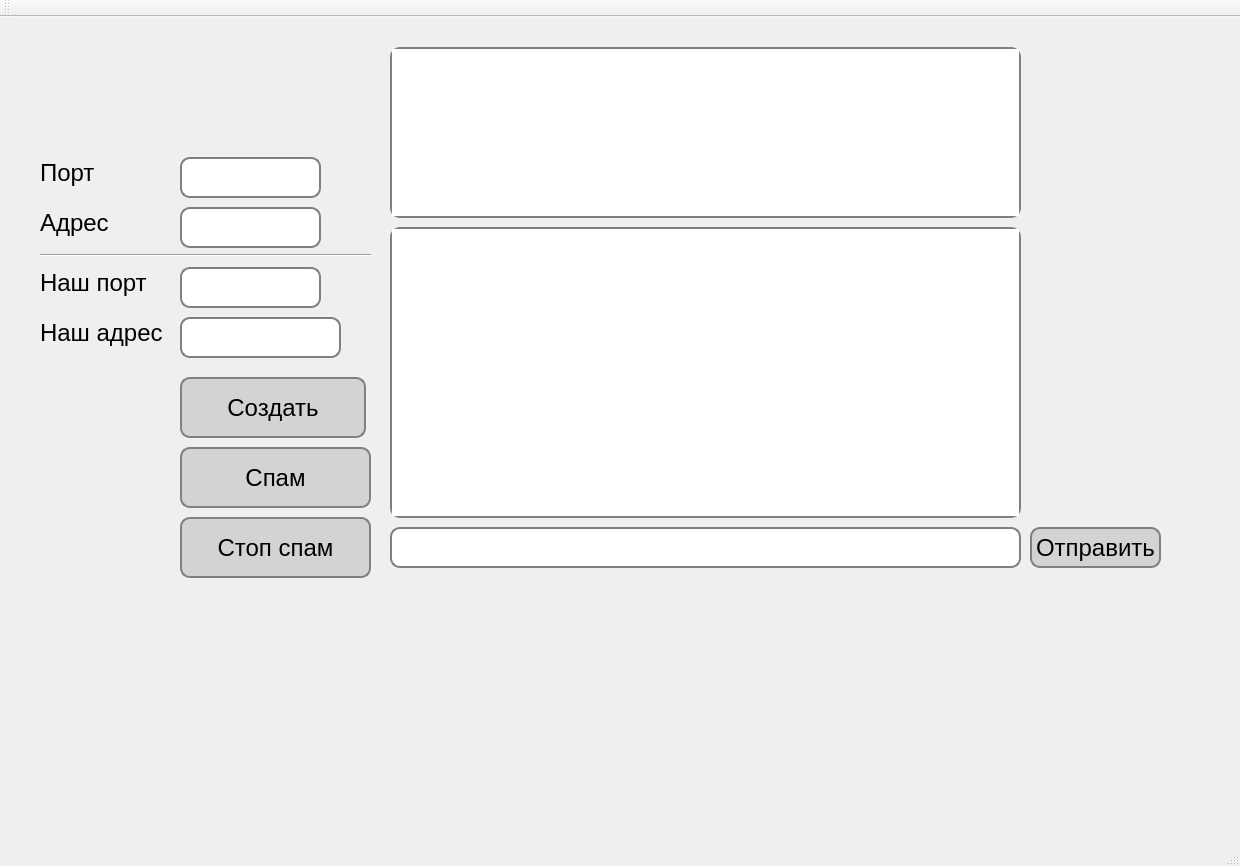
<?xml version="1.0" encoding="UTF-8"?>
<ui version="4.0">
 <class>MainWindow</class>
 <widget class="QMainWindow" name="MainWindow">
  <property name="geometry">
   <rect>
    <x>0</x>
    <y>0</y>
    <width>1240</width>
    <height>866</height>
   </rect>
  </property>
  <property name="font">
   <font>
    <pointsize>18</pointsize>
   </font>
  </property>
  <property name="windowTitle">
   <string>MainWindow</string>
  </property>
  <widget class="QWidget" name="centralWidget">
   <widget class="QTextEdit" name="textEdit_input">
    <property name="geometry">
     <rect>
      <x>390</x>
      <y>210</y>
      <width>631</width>
      <height>291</height>
     </rect>
    </property>
    <property name="styleSheet">
     <string notr="true">QTextEdit {
 border: 2px solid gray;
 border-radius: 10px;
}</string>
    </property>
    <property name="readOnly">
     <bool>true</bool>
    </property>
   </widget>
   <widget class="QTextEdit" name="textEdit_output">
    <property name="geometry">
     <rect>
      <x>390</x>
      <y>30</y>
      <width>631</width>
      <height>171</height>
     </rect>
    </property>
    <property name="styleSheet">
     <string notr="true">QTextEdit {
 border: 2px solid gray;
 border-radius: 10px;
}</string>
    </property>
    <property name="readOnly">
     <bool>true</bool>
    </property>
   </widget>
   <widget class="QLineEdit" name="lineEdit_mess">
    <property name="geometry">
     <rect>
      <x>390</x>
      <y>510</y>
      <width>631</width>
      <height>41</height>
     </rect>
    </property>
    <property name="styleSheet">
     <string notr="true">QLineEdit {
 border: 2px solid gray;
 border-radius: 10px;
}
</string>
    </property>
   </widget>
   <widget class="QLineEdit" name="lineEdit_port">
    <property name="geometry">
     <rect>
      <x>180</x>
      <y>140</y>
      <width>141</width>
      <height>41</height>
     </rect>
    </property>
    <property name="styleSheet">
     <string notr="true">QLineEdit {
 border: 2px solid gray;
 border-radius: 10px;
}</string>
    </property>
   </widget>
   <widget class="QLineEdit" name="lineEdit_adres">
    <property name="geometry">
     <rect>
      <x>180</x>
      <y>190</y>
      <width>141</width>
      <height>41</height>
     </rect>
    </property>
    <property name="styleSheet">
     <string notr="true">QLineEdit {
 border: 2px solid gray;
 border-radius: 10px;
}</string>
    </property>
   </widget>
   <widget class="QLineEdit" name="lineEdit_ourPort">
    <property name="geometry">
     <rect>
      <x>180</x>
      <y>250</y>
      <width>141</width>
      <height>41</height>
     </rect>
    </property>
    <property name="styleSheet">
     <string notr="true">QLineEdit {
 border: 2px solid gray;
 border-radius: 10px;
}</string>
    </property>
   </widget>
   <widget class="QLabel" name="label_port">
    <property name="geometry">
     <rect>
      <x>40</x>
      <y>140</y>
      <width>131</width>
      <height>31</height>
     </rect>
    </property>
    <property name="text">
     <string>Порт</string>
    </property>
   </widget>
   <widget class="QLabel" name="label_adres">
    <property name="geometry">
     <rect>
      <x>40</x>
      <y>190</y>
      <width>131</width>
      <height>31</height>
     </rect>
    </property>
    <property name="text">
     <string>Адрес</string>
    </property>
   </widget>
   <widget class="QLabel" name="label_ourPort">
    <property name="geometry">
     <rect>
      <x>40</x>
      <y>250</y>
      <width>131</width>
      <height>31</height>
     </rect>
    </property>
    <property name="text">
     <string>Наш порт</string>
    </property>
   </widget>
   <widget class="QPushButton" name="pushButton_create">
    <property name="geometry">
     <rect>
      <x>180</x>
      <y>360</y>
      <width>186</width>
      <height>61</height>
     </rect>
    </property>
    <property name="font">
     <font>
      <pointsize>18</pointsize>
      <weight>50</weight>
      <bold>false</bold>
     </font>
    </property>
    <property name="styleSheet">
     <string notr="true">QPushButton{
background-color:lightgray;
 border: 2px solid gray;
 border-radius: 10px;
}</string>
    </property>
    <property name="text">
     <string>Создать</string>
    </property>
   </widget>
   <widget class="QPushButton" name="pushButton_send_mess">
    <property name="geometry">
     <rect>
      <x>1030</x>
      <y>510</y>
      <width>131</width>
      <height>41</height>
     </rect>
    </property>
    <property name="styleSheet">
     <string notr="true">QPushButton{
background-color:lightgray;
 border: 2px solid gray;
 border-radius: 10px;
}</string>
    </property>
    <property name="text">
     <string>Отправить</string>
    </property>
   </widget>
   <widget class="Line" name="line">
    <property name="geometry">
     <rect>
      <x>40</x>
      <y>230</y>
      <width>331</width>
      <height>16</height>
     </rect>
    </property>
    <property name="orientation">
     <enum>Qt::Horizontal</enum>
    </property>
   </widget>
   <widget class="QLabel" name="label_Adric">
    <property name="geometry">
     <rect>
      <x>40</x>
      <y>300</y>
      <width>131</width>
      <height>31</height>
     </rect>
    </property>
    <property name="text">
     <string>Наш адрес</string>
    </property>
   </widget>
   <widget class="QPushButton" name="pushButton_spam">
    <property name="geometry">
     <rect>
      <x>180</x>
      <y>430</y>
      <width>191</width>
      <height>61</height>
     </rect>
    </property>
    <property name="font">
     <font>
      <pointsize>18</pointsize>
     </font>
    </property>
    <property name="styleSheet">
     <string notr="true">QPushButton{
background-color:lightgray;
 border: 2px solid gray;
 border-radius: 10px;
}</string>
    </property>
    <property name="text">
     <string>Спам</string>
    </property>
   </widget>
   <widget class="QPushButton" name="pushButton">
    <property name="geometry">
     <rect>
      <x>180</x>
      <y>500</y>
      <width>191</width>
      <height>61</height>
     </rect>
    </property>
    <property name="font">
     <font>
      <pointsize>18</pointsize>
     </font>
    </property>
    <property name="styleSheet">
     <string notr="true">QPushButton{
background-color:lightgray;
 border: 2px solid gray;
 border-radius: 10px;
}</string>
    </property>
    <property name="text">
     <string>Стоп спам</string>
    </property>
   </widget>
   <widget class="QLineEdit" name="lineEdit_ip">
    <property name="geometry">
     <rect>
      <x>180</x>
      <y>300</y>
      <width>161</width>
      <height>41</height>
     </rect>
    </property>
    <property name="styleSheet">
     <string notr="true">QLineEdit {
 border: 2px solid gray;
 border-radius: 10px;
}</string>
    </property>
    <property name="readOnly">
     <bool>true</bool>
    </property>
   </widget>
  </widget>
  <widget class="QMenuBar" name="menuBar">
   <property name="geometry">
    <rect>
     <x>0</x>
     <y>0</y>
     <width>1240</width>
     <height>21</height>
    </rect>
   </property>
  </widget>
  <widget class="QToolBar" name="mainToolBar">
   <attribute name="toolBarArea">
    <enum>TopToolBarArea</enum>
   </attribute>
   <attribute name="toolBarBreak">
    <bool>false</bool>
   </attribute>
  </widget>
  <widget class="QStatusBar" name="statusBar"/>
 </widget>
 <layoutdefault spacing="6" margin="11"/>
 <resources/>
 <connections/>
</ui>
